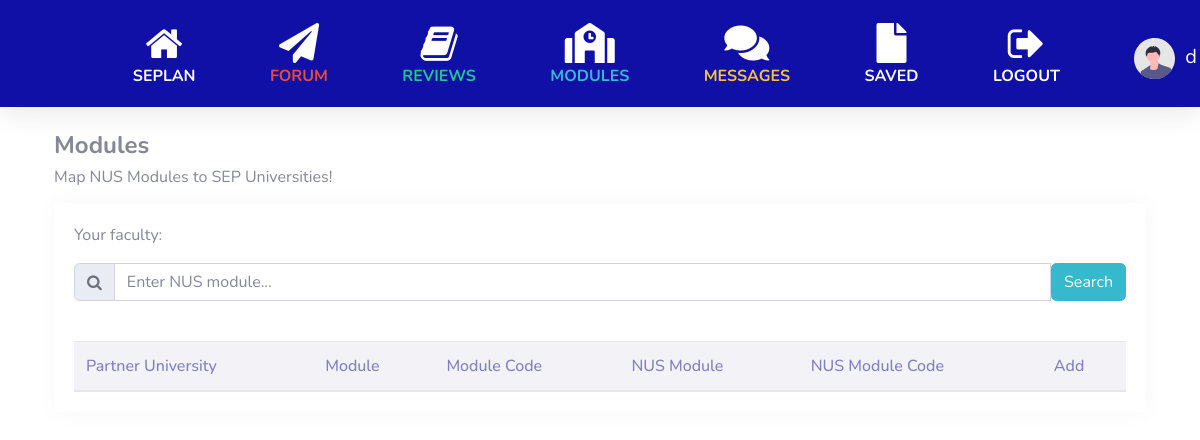
The page /modules (signed in) on the database as committed earlier.
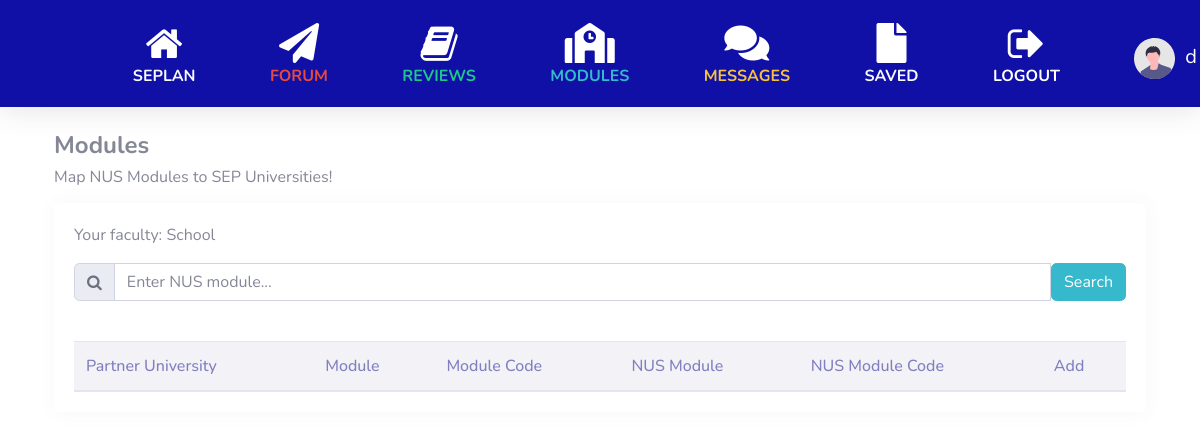
The same page on the database as committed later.
### sep/models.py (models this page shows, shortened)
class User(AbstractUser):
    faculty = models.CharField(max_length=120)
    year = models.IntegerField(blank=True, null=True)
    major = models.CharField(max_length=120)
    sep = models.BooleanField(blank=True, null=True)
    picture = models.URLField(blank=True, null=True)

### sep/views.py (the view, shortened to what this page needs)
# urls.py: path("modules", views.modules, name="modules"),
def modules(request):
    if not request.user.is_authenticated:
        return HttpResponseRedirect(reverse('login'))
    search = False
    return render(request, "sep/modules.html", {
        "search": search
    })

### sep/templates/sep/modules.html (shortened to what this page needs)
{% extends "sep/layout.html" %} {% load static %} {% block body %}
<link href="{% static '/module.css' %}" rel="stylesheet" />
<div class="container">
  <h4><strong>Modules</strong></h4>
  <h6 class="header-title pb-2">Map NUS Modules to SEP Universities!</h6>
  <div class="row">
    <div class="col-xl-12">
      <div class="card">
        <div class="card-body">
          <div class="pb-3">
            <div class="pb-3">Your faculty: {{ request.user.faculty }}</div>
            <form
              class="input-group"
              action="{% url 'modules' %}"
              method="POST"
            >
              <div class="input-group">
                <div class="input-group-prepend">
                  <span class="input-group-text"
                    ><i class="fa fa-search"></i
                  ></span>
                </div>
                <input
                  type="text"
                  class="form-control"
                  name="module"
                  placeholder="Enter NUS module..."
                />
                <input type="submit" value="Search" class="btn btn-info" />
              </div>
            </form>
          </div>
          <br />
          <div class="table-responsive">
            <table class="table table-hover mb-0">
              <thead>
                <tr class="align-self-center">
                  <th>Partner University</th>
                  <th>Module</th>
                  <th>Module Code</th>
                  <th>NUS Module</th>
                  <th>NUS Module Code</th>
                  <th>Add</th>
                </tr>
              </thead>
            </table>
          </div>
        </div>
      </div>
    </div>
  </div>
</div>
{% endblock %}

### sep/templates/sep/layout.html (shortened to what this page needs)
{% load static %}
<!DOCTYPE html>
<html lang="en">
  <head>
    <link
      rel="stylesheet"
      href="https://stackpath.bootstrapcdn.com/bootstrap/4.4.1/css/bootstrap.min.css"
    />
    <link href="{% static '/all.min.css' %}" rel="stylesheet" />
    <link href="{% static '/sb-admin-2.min.css' %}" rel="stylesheet" />
    <link
      href="https://cdnjs.cloudflare.com/ajax/libs/font-awesome/5.15.3/css/all.min.css"
      rel="stylesheet"
    />
    <link
      rel="stylesheet"
      href="https://cdnjs.cloudflare.com/ajax/libs/font-awesome/4.7.0/css/font-awesome.min.css"
    />
    <link href="{% static '/layout.css' %}" rel="stylesheet" />
  </head>
  <nav
    class="navbar navbar-expand navbar-light topbar mb-4 static-top shadow"
    style="background-color: rgb(16, 16, 167); height: 70%"
  >
    {% if user.is_authenticated %}
    <div style="margin-left: 10%">
      <a
        class="navbar-brand text-white centralise home"
        href="{% url 'index' %}"
        ><i class="fa fa-home fa-2x"></i>
        <div class="h6 font-weight-bold text-light text-uppercase">
          SEPlan
        </div></a
      >
    </div>
    <div style="margin-left: 5%">
      <a
        class="navbar-brand text-white centralise menu-item"
        href="{% url 'forum' %}"
        ><i class="fas fa-paper-plane fa-2x"></i>
        <div class="h6 font-weight-bold text-danger text-uppercase">
          Forum
        </div></a
      >
    </div>
    <div style="margin-left: 5%">
      <a
        class="navbar-brand text-white centralise menu-item"
        href="{% url 'reviews' %}"
        ><i class="fa fa-book fa-2x"></i>
        <div class="h6 font-weight-bold text-success text-uppercase">
          Reviews
        </div></a
      >
    </div>
    <div style="margin-left: 5%">
      <a
        class="navbar-brand text-white centralise menu-item"
        href="{% url 'modules' %}"
        ><i class="fas fa-school fa-2x"></i>
        <div class="h6 font-weight-bold text-info text-uppercase">
          Modules
        </div></a
      >
    </div>
    <div style="margin-left: 5%">
      <a
        class="navbar-brand text-white centralise menu-item"
        href="{% url 'messages' request.user.username %}"
        ><i class="fas fa-comments fa-2x"></i>
        <div class="h6 font-weight-bold text-warning text-uppercase">
          Messages
        </div></a
      >
    </div>
    <div style="margin-left: 5%">
      <a
        class="navbar-brand text-white centralise menu-item"
        href="{% url 'watchlist' %}"
        ><i class="fas fa-file fa-2x"></i>
        <div class="h6 font-weight-bold text-light text-uppercase">
          Saved
        </div></a
      >
    </div>
    <div style="margin-left: 5%">
      <a
        class="navbar-brand text-white centralise menu-item"
        href="{% url 'logout' %}"
        ><i class="fa fa-sign-out fa-2x"></i>
        <div class="h6 font-weight-bold text-white text-uppercase">
          Logout
        </div></a
      >
    </div>
    <div style="margin-left: 5%">
      <a
        class="navbar-brand text-white centralise menu-item"
        href="{% url 'profile' request.user.username %}"
        ><img
          src="/media/index/undraw_profile.svg"
          style="max-width: 200%; margin-right: 5px"
        />
        <div class="mr-4 d-none d-lg-inline text-white">
          {{ request.user.username }}
        </div></a
      >
    </div>
    {% endif %}
  </nav>
  {% block body %} {% endblock %}
</html>

Rows that differ between the two databases and show on the page:
changed User: user.faculty (not shown) → "School"
